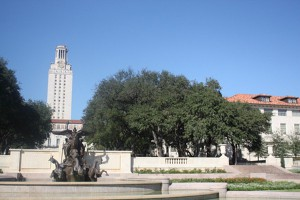
#> input picture Frontend/IPM/data/img1.png, 300 x 200 px
$ python imagestitch.py
#> lines starting #> are read from the running program, lines starting #| are printed output that depends on the picture; after the words box and inside, x2 and y2 are one past the last pixel; in counts of white or black regions, pixels touching at a corner belong together
import cv2
import numpy as np

def read_calib_file(calib_path):
    """Read KITTI calibration file."""
    with open(calib_path, 'r') as f:
        calib = {}
        for line in f.readlines():
            if len(line) == 0: continue
            key, value = line.split(':', 1)
            calib[key] = np.array([float(x) for x in value.split()])
            calib[key] = calib[key].reshape(3, 4) if len(calib[key]) == 12 else calib[key]
    return calib

def stitch_images():
    # Paths
    img1_path = 'data/img1.png'
    img2_path = 'data/img2.png'

    # Read images
    img1 = cv2.imread(img1_path)
#> img1 is the input picture: shape (200, 300, 3); mean B, G, R 158.1, 138.7, 120.8
    img2 = cv2.imread(img2_path)
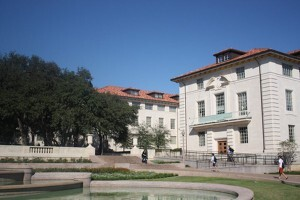
#> input picture Frontend/IPM/data/img2.png, 300 x 200 px
#> img2 is the input picture: shape (200, 300, 3); mean B, G, R 131, 117.6, 106.7

    if img1 is None or img2 is None:
        raise ValueError("Could not read the images")

    # Convert images to grayscale for feature detection
    gray1 = cv2.cvtColor(img1, cv2.COLOR_BGR2GRAY)
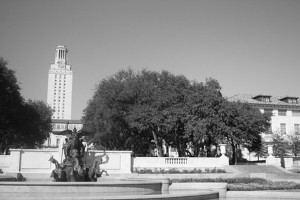
#> gray1: shape (200, 300); min 0, max 254, mean 135.5
    gray2 = cv2.cvtColor(img2, cv2.COLOR_BGR2GRAY)
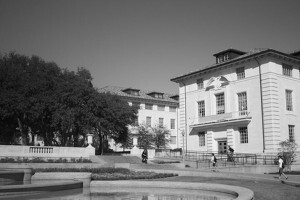
#> gray2: shape (200, 300); min 5, max 246, mean 115.9

    # Initialize SIFT detector
    sift = cv2.SIFT_create()

    # Find keypoints and descriptors
    kp1, des1 = sift.detectAndCompute(gray1, None)
#> kp1 = 485 keypoints; strongest (x, y, size): (264, 161, 2.2), (84, 143, 2.2), (228, 189, 2.1), (164, 146, 2.2)
    kp2, des2 = sift.detectAndCompute(gray2, None)
#> kp2 = 499 keypoints; strongest (x, y, size): (281, 161, 2.8), (129, 152, 1.9), (232, 150, 2.6), (130, 104, 2.4)

    # FLANN matcher
    FLANN_INDEX_KDTREE = 1
    index_params = dict(algorithm=FLANN_INDEX_KDTREE, trees=5)
    search_params = dict(checks=50)
    flann = cv2.FlannBasedMatcher(index_params, search_params)

    matches = flann.knnMatch(des1, des2, k=2)
#> matches = 485 matches

    # Apply Lowe's ratio test
    good_matches = []
    for m, n in matches:
        if m.distance < 0.7 * n.distance:
            good_matches.append(m)
#> after the loop, good_matches = 118 matches

    # Get matched keypoints
    src_pts = np.float32([kp1[m.queryIdx].pt for m in good_matches]).reshape(-1, 1, 2)
#> src_pts = 118 rows, first 8: [49.35, 120.6], [132.2, 188.7], [143.2, 71.8], [144.5, 155.5], [149.4, 76.6], [153.4, 147.6], [156.7, 172.4], [157.1, 186.8]
    dst_pts = np.float32([kp2[m.trainIdx].pt for m in good_matches]).reshape(-1, 1, 2)
#> dst_pts = 118 rows, first 8: [258.8, 64.56], [142.3, 174.9], [11.24, 54.47], [7.45, 143.6], [108.3, 94.14], [17.73, 136], [57.43, 161.4], [17.92, 176.8]

    H, _ = cv2.findHomography(src_pts, dst_pts, cv2.RANSAC, 5.0)
#> H = [[1.3, -0.0751, -167.9], [0.169, 1.21, -48.42], [0.000964, 3.53e-05, 1]]

    # Calculate size of the stitched image
    height, width = img1.shape[:2]
#> height = 200; width = 300
    # Create a transformation matrix to shift the first image
    offset = np.array([[1, 0, width], [0, 1, 0], [0, 0, 1]])
#> offset = [[1, 0, 300], [0, 1, 0], [0, 0, 1]]
    # Combine the offset with the homography
    H_offset = offset @ H
#> H_offset = [[1.59, -0.0645, 132.1], [0.169, 1.21, -48.42], [0.000964, 3.53e-05, 1]]

    # Create panorama with doubled width
    stitched = np.zeros((height, width*2, 3), dtype=np.uint8)

    # Place the second image on the left
    stitched[0:height, 0:width] = img2
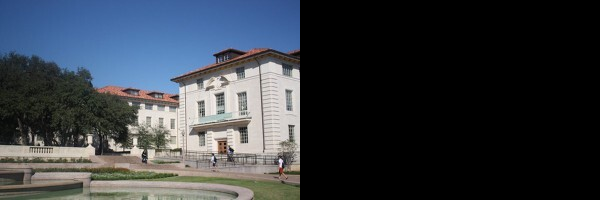
#> stitched: shape (200, 600, 3); mean B, G, R 65.5, 58.8, 53.3

    # Warp and place the first image
    warped = cv2.warpPerspective(img1, H_offset, (width*2, height))
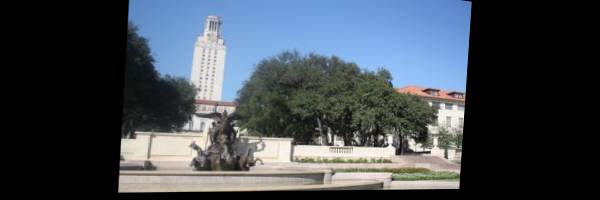
#> warped: shape (200, 600, 3); mean B, G, R 82.3, 74.5, 66.5

    # Blend the images where they overlap
    mask = (warped != 0)  # Create a mask where warped image has non-zero values
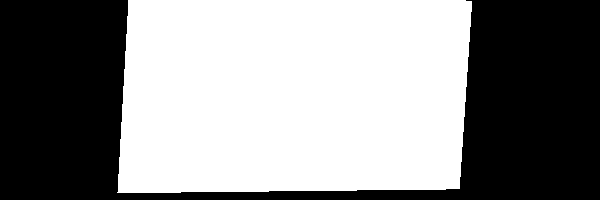
#> mask: shape (200, 600, 3) bool; 54.7% white; 1 black region, box (x1, y1, x2, y2) and area: (0, 0, 600, 200) 54404
    stitched[mask] = warped[mask]
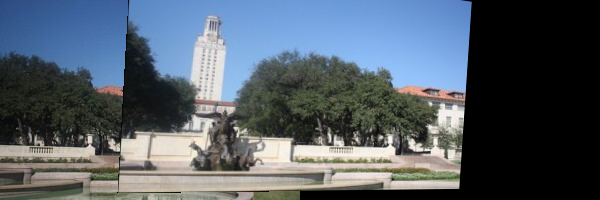
#> stitched: shape (200, 600, 3); mean B, G, R 104.4, 93.8, 83.1

    # Save result
    cv2.imwrite('stitched_result.png', stitched)

if __name__ == "__main__":
    stitch_images()
